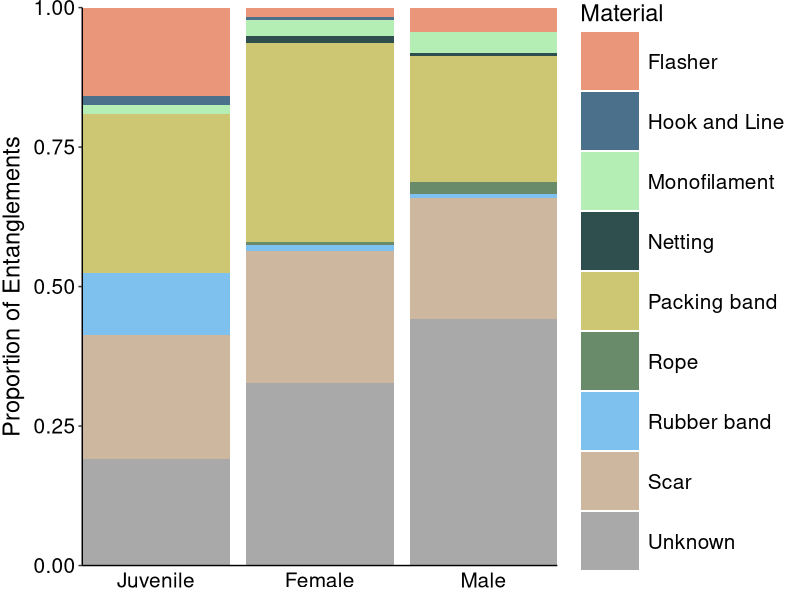

This chart was generated by the following R code:
##################################################
### SEX AGE MATERIAL
### CREATED FEB 7, 2020
### LAST EDITED FEB 7, 2020
### liz.allyn@allyn.org
##################################################

# PACKAGES
library(ggplot2)
library(plyr) # rename
library(psych) # describeBy

# READ IN DATA
setwd("~/Projects/Sea Lion Entanglement Project/Upload to Box when edited")
sexage <- read.csv("Sex Age Material.csv")

# DATA MANIPULATION

AF <- data.frame(sexage[sexage$Sex_Age == "Adult_Female", 4:6])
AM <- data.frame(sexage[sexage$Sex_Age == "Adult_Male", 4:6])

AM[6,2] <- 0

Material <- c( "Flasher", "Hook and Line", "Monofilament", "Netting", "Packing band", "Rope", "Rubber band", "Scar", "Unknown")
Entanglements <- c(10, 1, 1, 0, 18, 0, 7, 14, 12)
Total <- c(rep(63, 9))

J <- data.frame(cbind(Material, Entanglements, Total))

AF$Material <- as.factor(AF$Material)
AM$Material <- as.factor(AM$Material)
J$Material <- as.factor(J$Material)

J$ID <- c(rep("Juvenile", 9))
AF$ID <- c(rep("Female", 9))
AM$ID <- c(rep("Male", 9))

Focus <- data.frame(rbind(AM, AF, J))

Focus$Total <- as.numeric(Focus$Total)
Focus$Entanglements <- as.numeric(Focus$Entanglements)

Focus$Proportion <- Focus$Entanglements/Focus$Total

Focus$ID <- factor(Focus$ID, levels = c("Juvenile", "Female", "Male"))

# PLOTTING

# Just AF, AM, Juv

# set the theme
theme.Focus <- theme_classic() +
  theme(axis.title = element_text(size = 17), 
        axis.title.x = element_blank(), 
        axis.title.y = element_text(hjust = 0.5, vjust = 2, color = "black"), 
        plot.title = element_blank(), 
        axis.text.x = element_text(size = 15, colour = "black"), 
        axis.text.y = element_text(size = 15, colour = "black"),
        axis.ticks.x = element_blank(),
        legend.position = "right", 
        legend.title = element_text(size = 17, colour = "black"), 
        legend.text = element_text(size = 15, colour = "black"), 
        legend.key.size = unit(3, "line")) # size of color boxes

# plot building
plot.Focus <- 
  ggplot(data = Focus, aes(x = ID, y = Proportion, fill = Material)) + 
  geom_col(position = "stack") + 
  labs(y = "Proportion of Entanglements") +
  theme.Focus +
  guides(color = guide_legend("Material")) +
  scale_x_discrete(expand = c(0,0)) +
  scale_y_continuous(expand = c(0,0)) +
  scale_fill_manual(name = "Material", 
                    labels = c("Flasher", 
                               "Hook and Line", 
                               "Monofilament", 
                               "Netting", 
                               "Packing band", 
                               "Rope",
                               "Rubber band", 
                               "Scar",
                               "Unknown"), 
                    values = c("Scar" = "bisque3",
                               "Unknown" = "darkgrey",
                               "Netting" = "darkslategrey",
                               "Hook and Line" = "skyblue4",
                               "Rope" = "darkseagreen4",
                               "Monofilament" = "darkseagreen2",
                               "Rubber band" = "skyblue2",
                               "Flasher" = "darksalmon",
                               "Packing band" = "khaki3"))

plot(plot.Focus)


# ANALYSIS

# read in data

SAM <- read.csv("Sex Age Material contingency.csv")

# set up matrix

SAM.matrix <- data.matrix(SAM, rownames.force = T)
SAM.wo.Unknown <- SAM.matrix[,1:9]
SAM.wo.FU <- SAM.wo.Unknown[,1:8]

colnames <- c("Hook", "Mono", "Net", "PB", "Rope", "RB", "Scar", "Unk")
rownames <- c("Female", "Male", "Juvenile")
SAM.wo.Flasher <- matrix(data = c(1,5,2,62,1,2,41,57,0,9,1,52,5,2,50,102,1,1,0,17,0,7,13,11),nrow = 3, ncol = 8, byrow = T, dimnames = list(rownames,colnames))
SAM.wo.PB <- matrix(data = c(1,5,2,1,2,41,3,57,0,9,1,5,2,50,10,102,1,1,0,0,7,13,9,11),nrow = 3, ncol = 8, byrow = T, dimnames = list(rownames,colnames))
SAM.wo.Mono <- matrix(data = c(1,2,62,1,2,41,3,57,0,1,52,5,2,50,10,102,1,0,17,0,7,13,9,11),nrow = 3, ncol = 8, byrow = T, dimnames = list(rownames,colnames))

# run fishers test

fisher.test(SAM.matrix, simulate.p.value = T)
fisher.test(SAM.wo.Unknown, simulate.p.value = T)
fisher.test(SAM.wo.Flasher, simulate.p.value = T)
fisher.test(SAM.wo.PB, simulate.p.value = T)
fisher.test(SAM.wo.Mono, simulate.p.value = T)
